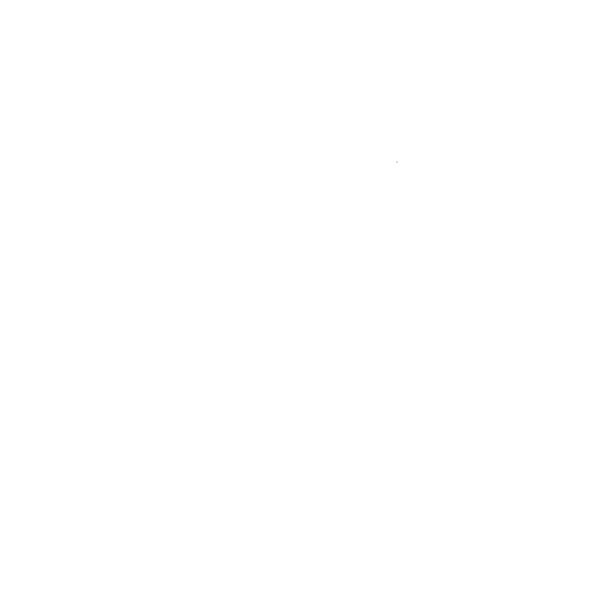
Frame 1 (no input)
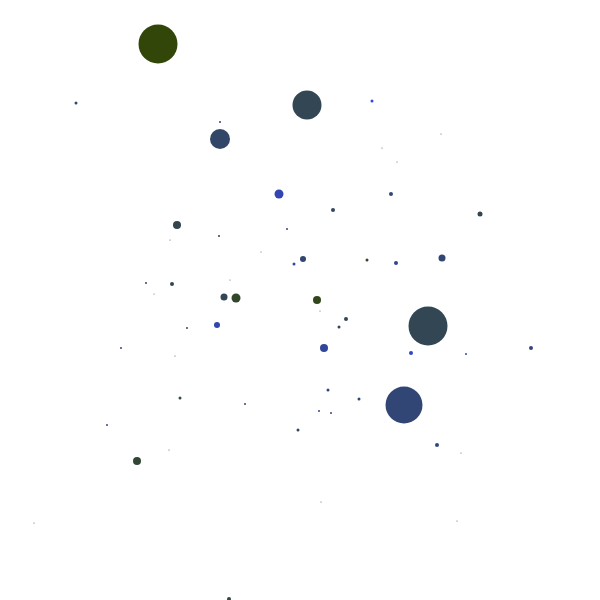
Frame 60 (no input)
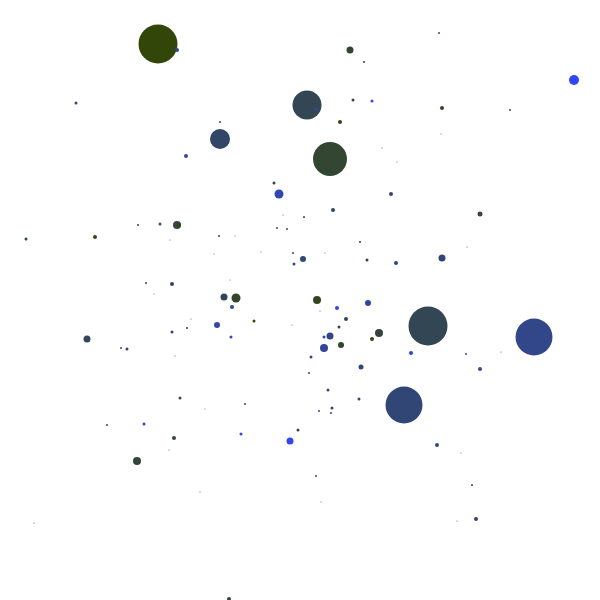
Frame 120 (the mouse pressed at the canvas centre since frame 60)

The p5.js sketch that drew these frames (run headless with seeded random() and noise() and a simulated clock; from frame 60 on, the mouse is pressed at the canvas centre):

// p5.js sketch
// ── sketch.js
function setup() {
  createCanvas(600, 600);
  background(255)
  stroke(255)
}

function draw() {
 //background(255,20);
    strokeWeight(weighting2())
    stroke(50,70,weighting3())
    point(weighting1(),weighting1()); 
}

function weighting1(){
  let x = random(1);
  if(x > .98){
    x = random(width*7/8,width);
  } else if(x > .90){
    x = random(width*6/8,width*7/8);
  } else if(x > .75){
    x = random(width*5/8,width*6/8);
  } else if(x > .5){
    x = random(width*4/8,width*5/8);
  } else if(x > .25){
    x = random(width*3/8,width*4/8);
  } else if(x > .10){
    x = random(width*2/8,width*3/8)
  } else if(x > .02){
    x = random(width*1/8,width*2/8)
  } else {
    x = random(0,width/8)
  }
  return int(x);
}

function weighting2(){
    let x = random(1);
  if(x > .99){
    x = random(30,40)
  } else if(x > .94){
    x = random(10,30)
  } else if(x > .79){
    x=random(5,10)
  } else {
    x=random(1,5)
  }
  return int(x);
}

function weighting3(){
  let x = random(1);
  if(x > .98){
    x = random(200,255)
  } else if(x > .90){
    x = random(170,200)
  } else if(x > .75){
    x = random(140,170)
  } else if(x > .5){
    x = random(110,140)
  } else if(x > .25){
    x = random(80,110)
  } else if(x > .10){
    x = random(50,80)
  } else if(x > .02){
    x = random(20,50)
  } else {
    x = random(20)
  }
  return int(x);
}
